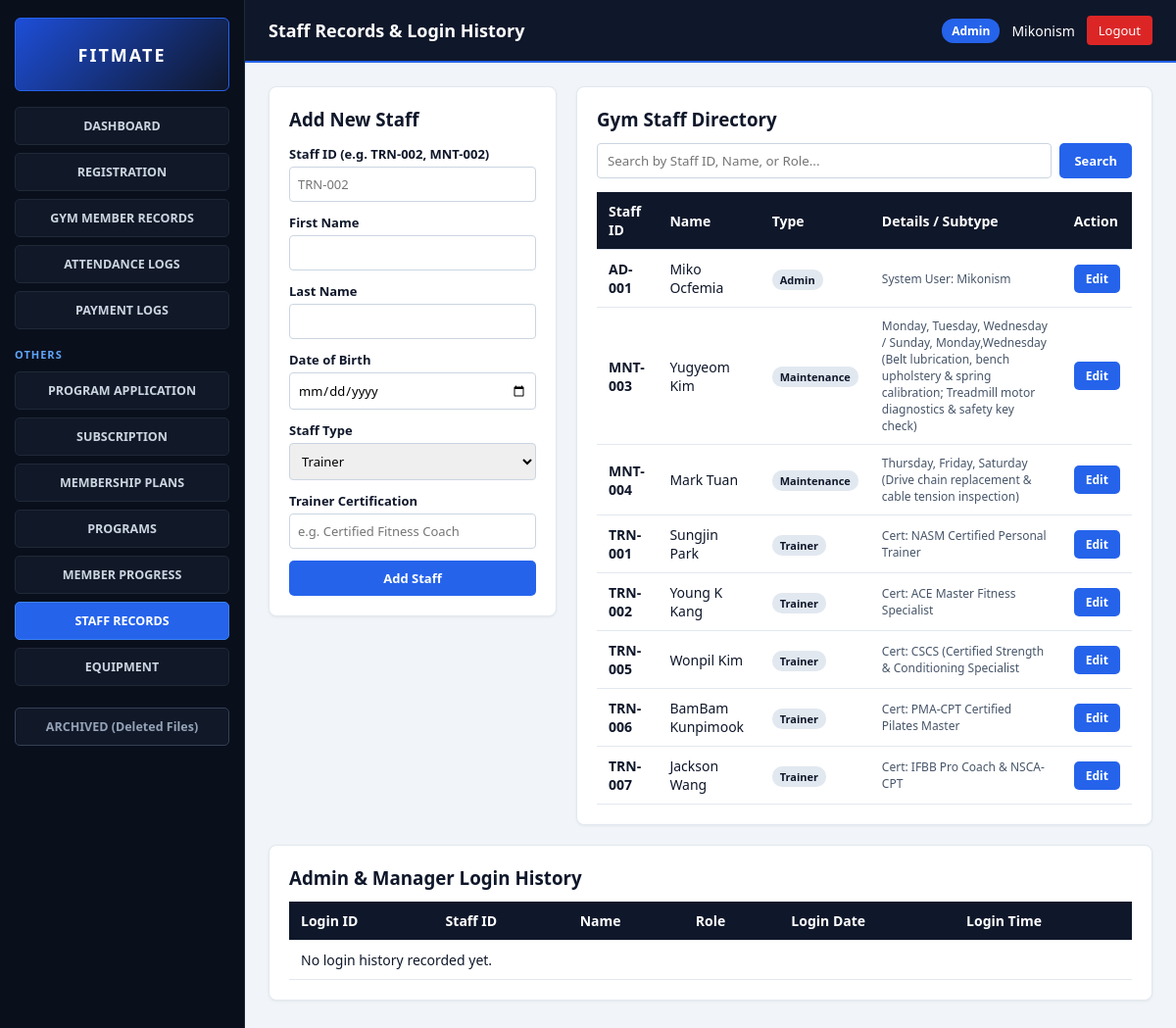
Screenshot of /auth/staff_records.php (signed in) with the database file from the repository.
### tables this page shows
CREATE TABLE `SYSTEM_ACCESS` (
  `StaffID` VARCHAR(15) NOT NULL,
  `Username` VARCHAR(50) NOT NULL,
  `Password` VARCHAR(255) NULL,
  `Role` VARCHAR(30) NOT NULL,
  PRIMARY KEY (`StaffID`),
  CONSTRAINT `fk_system_access_staff` FOREIGN KEY (`StaffID`) REFERENCES `GYM_STAFF` (`StaffID`) ON DELETE CASCADE ON UPDATE CASCADE
);

CREATE TABLE `GYM_STAFF` (
  `StaffID` VARCHAR(15) NOT NULL,
  `FirstName` VARCHAR(50) NOT NULL,
  `LastName` VARCHAR(50) NOT NULL,
  `DateofBirth` DATE NOT NULL,
  `StaffType` VARCHAR(30) NOT NULL,
  PRIMARY KEY (`StaffID`)
);

CREATE TABLE `MAINTENANCE` (
  `StaffID` VARCHAR(15) NOT NULL,
  `WorkSchedule` VARCHAR(150) NOT NULL,
  `AssignedTask` VARCHAR(255) NOT NULL,
  PRIMARY KEY (`StaffID`),
  CONSTRAINT `fk_maintenance_staff` FOREIGN KEY (`StaffID`) REFERENCES `GYM_STAFF` (`StaffID`) ON DELETE CASCADE ON UPDATE CASCADE
);

CREATE TABLE `TRAINER` (
  `StaffID` VARCHAR(15) NOT NULL,
  `Certification` VARCHAR(100) NOT NULL,
  PRIMARY KEY (`StaffID`),
  CONSTRAINT `fk_trainer_staff` FOREIGN KEY (`StaffID`) REFERENCES `GYM_STAFF` (`StaffID`) ON DELETE CASCADE ON UPDATE CASCADE
);

### auth/staff_records.php (the view, shortened to what this page needs)
<?php
require_once __DIR__ . '/../config/db.php';
$search = trim($_GET['search'] ?? '');
if ($search !== '') {
    $stmt = $pdo->prepare("
        SELECT gs.*, t.Certification, m.WorkSchedule, m.AssignedTask, sa.Username, sa.Role
        FROM gym_staff gs
        LEFT JOIN trainer t ON gs.StaffID = t.StaffID
        LEFT JOIN maintenance m ON gs.StaffID = m.StaffID
        LEFT JOIN system_access sa ON gs.StaffID = sa.StaffID
        WHERE gs.StaffID LIKE ? OR gs.FirstName LIKE ? OR gs.LastName LIKE ? OR gs.StaffType LIKE ?
        ORDER BY gs.StaffID ASC
    ");
    $like = "%$search%";
    $stmt->execute([$like, $like, $like, $like]);
} else {
    $stmt = $pdo->query("
        SELECT gs.*, t.Certification, m.WorkSchedule, m.AssignedTask, sa.Username, sa.Role
        FROM gym_staff gs
        LEFT JOIN trainer t ON gs.StaffID = t.StaffID
        LEFT JOIN maintenance m ON gs.StaffID = m.StaffID
        LEFT JOIN system_access sa ON gs.StaffID = sa.StaffID
        ORDER BY gs.StaffID ASC
    ");
}
$staffList = $stmt->fetchAll();
$logsStmt = $pdo->query("
    SELECT lh.LoginID, lh.StaffID, CONCAT(gs.FirstName, ' ', gs.LastName) AS FullName,
           sa.Role, lh.LoginDate, lh.LoginTime
    FROM login_history lh
    JOIN system_access sa ON lh.StaffID = sa.StaffID
    JOIN gym_staff gs ON lh.StaffID = gs.StaffID
    ORDER BY lh.LoginDate DESC, lh.LoginTime DESC
    LIMIT 25
");
$loginLogs = $logsStmt->fetchAll();
include __DIR__ . '/../includes/header.php';
?>
<div class="grid-2">
    <div class="card">
        <h3 style="margin-bottom: 14px;">Add New Staff</h3>
        <form method="POST">
            <div class="form-group">
                <label>Staff ID (e.g. TRN-002, MNT-002)</label>
                <input type="text" name="staff_id" required placeholder="TRN-002">
            </div>
            <div class="form-group">
                <label>First Name</label>
                <input type="text" name="first_name" required>
            </div>
            <div class="form-group">
                <label>Last Name</label>
                <input type="text" name="last_name" required>
            </div>
            <div class="form-group">
                <label>Date of Birth</label>
                <input type="date" name="dob" required>
            </div>
            <div class="form-group">
                <label>Staff Type</label>
                <select name="staff_type" id="staffTypeSelect" onchange="toggleSubtypeFields()" required>
                    <option value="Trainer">Trainer</option>
                </select>
            </div>
            <div class="form-group" id="trainerFields">
                <label>Trainer Certification</label>
                <input type="text" name="certification" placeholder="e.g. Certified Fitness Coach">
            </div>
            <button type="submit" class="btn btn-primary" style="width:100%;">Add Staff</button>
        </form>
    </div>
    <div class="card">
        <h3 style="margin-bottom: 12px;">Gym Staff Directory</h3>
        <form method="GET" class="search-bar">
            <input type="text" name="search" value="<?= htmlspecialchars($search) ?>" placeholder="Search by Staff ID, Name, or Role...">
            <button type="submit" class="btn btn-primary">Search</button>
        </form>
        <table class="table">
            <thead>
                <tr>
                    <th>Staff ID</th>
                    <th>Name</th>
                    <th>Type</th>
                    <th>Details / Subtype</th>
                    <th>Action</th>
                </tr>
            </thead>
            <tbody>
                <?php if (empty($staffList)): ?>
                    <tr><td colspan="5">No staff records found.</td></tr>
                <?php else: ?>
                    <?php foreach ($staffList as $s): ?>
                        <tr>
                            <td><strong><?= htmlspecialchars($s['StaffID']) ?></strong></td>
                            <td><?= htmlspecialchars($s['FirstName'] . ' ' . $s['LastName']) ?></td>
                            <td><span class="badge"><?= htmlspecialchars($s['StaffType']) ?></span></td>
                            <td style="font-size:12px; color:#475569;">
                                <?php
                                if ($s['StaffType'] === 'Trainer') echo "Cert: " . htmlspecialchars($s['Certification'] ?? '-');
                                elseif ($s['StaffType'] === 'Maintenance') echo htmlspecialchars($s['WorkSchedule'] ?? '') . " (" . htmlspecialchars($s['AssignedTask'] ?? '') . ")";
                                else echo "System User: " . htmlspecialchars($s['Username'] ?? 'No Login');
                                ?>
                            </td>
                            <td>
                                <button type="button" class="btn btn-primary" style="padding:6px 12px; font-size:12px;"
                                    onclick="openEditModal('<?= htmlspecialchars($s['StaffID'], ENT_QUOTES) ?>', '<?= htmlspecialchars($s['FirstName'], ENT_QUOTES) ?>', '<?= htmlspecialchars($s['LastName'], ENT_QUOTES) ?>', '<?= htmlspecialchars($s['DateOfBirth'] ?? '', ENT_QUOTES) ?>')">
                                    Edit
                                </button>
                            </td>
                        </tr>
                    <?php endforeach; ?>
                <?php endif; ?>
            </tbody>
        </table>
    </div>
</div>
<div class="card">
    <h3 style="margin-bottom: 10px;">Admin & Manager Login History</h3>
    <table class="table">
        <thead>
            <tr>
                <th>Login ID</th>
                <th>Staff ID</th>
                <th>Name</th>
                <th>Role</th>
                <th>Login Date</th>
                <th>Login Time</th>
            </tr>
        </thead>
        <tbody>
            <?php if (empty($loginLogs)): ?>
                <tr><td colspan="6">No login history recorded yet.</td></tr>
            <?php endif; ?>
        </tbody>
    </table>
</div>
<?php include __DIR__ . '/../includes/footer.php'; ?>

### assets/css/style.css (style rules this page uses)
* { box-sizing: border-box; margin: 0; padding: 0; font-family: 'Segoe UI', Tahoma, Geneva, Verdana, sans-serif; }
body { background-color: #f1f5f9; color: #0f172a; }
.card { background: #ffffff; border: 1px solid #e2e8f0; border-radius: 8px; padding: 20px; margin-bottom: 20px; box-shadow: 0 1px 3px rgba(0, 0, 0, 0.06); }
.table { width: 100%; border-collapse: collapse; margin-top: 12px; }
.table th, .table td { padding: 10px 12px; border-bottom: 1px solid #e2e8f0; text-align: left; font-size: 14px; }
.table th { background: #0f172a; color: #ffffff; font-weight: 600; }
.btn { padding: 9px 15px; border: none; border-radius: 5px; cursor: pointer; font-size: 13px; font-weight: 600; text-decoration: none; display: inline-block; transition: background 0.2s; }
.btn-primary { background: #2563eb; color: #ffffff; }

### auth/staff_records.php (style rules this page uses)
.grid-2 { display: grid; grid-template-columns: 1fr 2fr; gap: 20px; align-items: start; }
.form-group { margin-bottom: 12px; }
.form-group label { display: block; font-size: 13px; font-weight: 600; margin-bottom: 4px; }
.form-group input, .form-group select { width: 100%; padding: 8px; border: 1px solid #cbd5e1; border-radius: 4px; font-size: 13px; }
.search-bar { display: flex; gap: 8px; margin-bottom: 14px; }
.search-bar input { flex: 1; padding: 8px 10px; border: 1px solid #cbd5e1; border-radius: 4px; }
.badge { padding: 3px 8px; border-radius: 10px; font-size: 11px; font-weight: 600; background: #e2e8f0; }

### rows the page displays
system_access: StaffID.StaffID "AD-001", StaffID.LastName "Miko Ocfemia", StaffID.StaffType "Admin", Username "Mikonism"
maintenance: StaffID.StaffID "MNT-003", StaffID.LastName "Yugyeom Kim", StaffID.StaffType "Maintenance", WorkSchedule "Monday, Tuesday, Wednesday / Sunday, Monday,Wednesday", AssignedTask "Belt lubrication, bench upholstery & spring calibration; Treadmill motor diagnostics & safety key check"
maintenance: StaffID.StaffID "MNT-004", StaffID.LastName "Mark Tuan", StaffID.StaffType "Maintenance", WorkSchedule "Thursday, Friday, Saturday", AssignedTask "Drive chain replacement & cable tension inspection"
trainer: StaffID.StaffID "TRN-001", StaffID.LastName "Sungjin Park", StaffID.StaffType "Trainer", Certification "NASM Certified Personal Trainer"
trainer: StaffID.StaffID "TRN-002", StaffID.LastName "Young K Kang", StaffID.StaffType "Trainer", Certification "ACE Master Fitness Specialist"
trainer: StaffID.StaffID "TRN-005", StaffID.LastName "Wonpil Kim", StaffID.StaffType "Trainer", Certification "CSCS (Certified Strength & Conditioning Specialist"
trainer: StaffID.StaffID "TRN-006", StaffID.LastName "BamBam Kunpimook", StaffID.StaffType "Trainer", Certification "PMA-CPT Certified Pilates Master"
trainer: StaffID.StaffID "TRN-007", StaffID.LastName "Jackson Wang", StaffID.StaffType "Trainer", Certification "IFBB Pro Coach & NSCA-CPT"

### other values shown
$page_title "Staff Records & Login History"
$staffRole "Admin"
$staffName "Mikonism"
